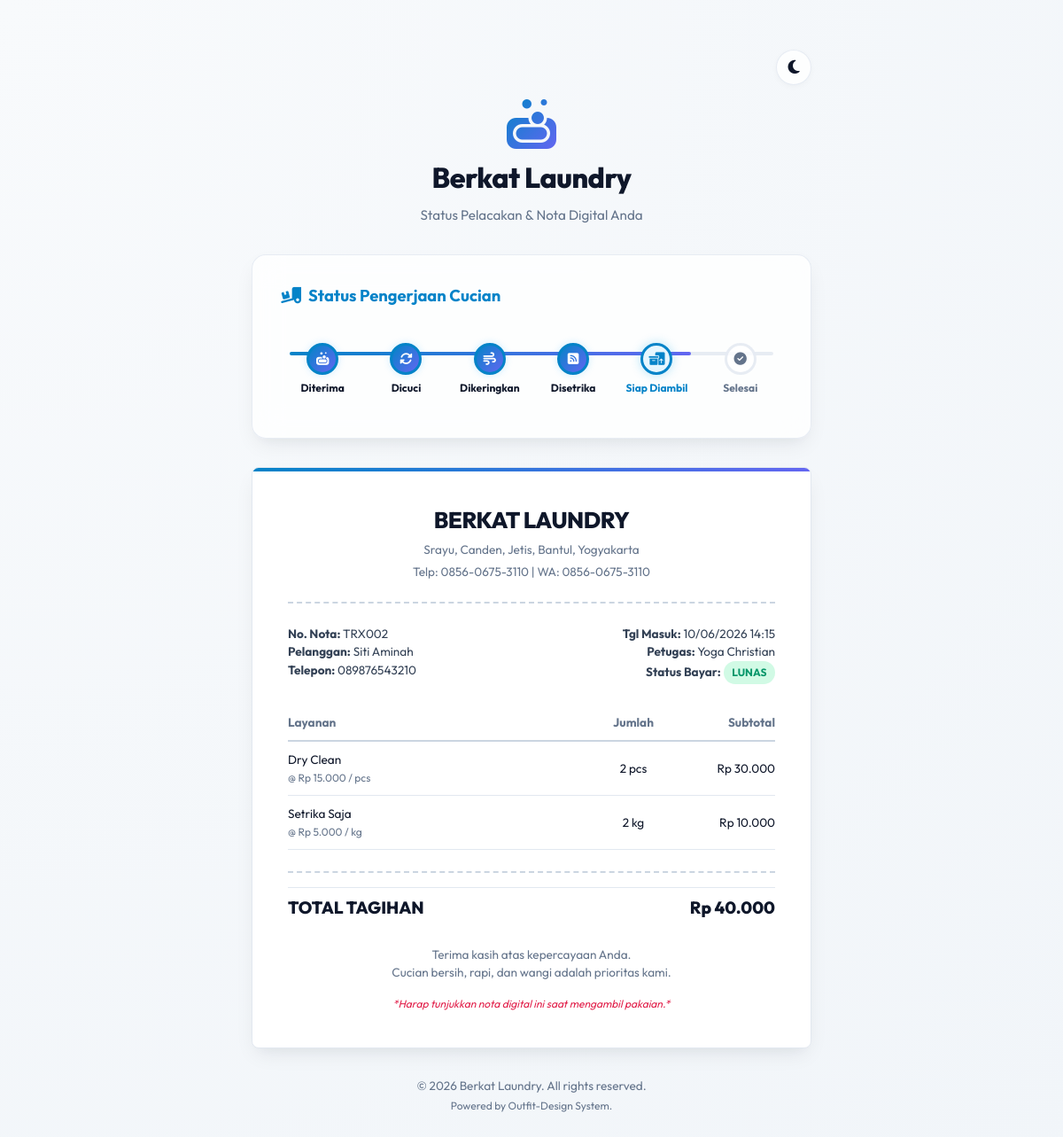
Page /nota-publik.php?code=TRX002 on the committed database.
### tables this page shows
CREATE TABLE IF NOT EXISTS `transaksi` (
    `id` INT AUTO_INCREMENT PRIMARY KEY,
    `kode_transaksi` VARCHAR(20) UNIQUE NOT NULL,
    `id_pelanggan` INT NOT NULL,
    `id_user` INT NOT NULL,
    `tgl_masuk` DATETIME NOT NULL,
    `tgl_selesai` DATETIME DEFAULT NULL,
    `total_bayar` INT DEFAULT 0,
    `status_pembayaran` ENUM('belum_bayar', 'lunas') DEFAULT 'belum_bayar',
    `status_pengambilan` ENUM('belum_diambil', 'diambil') DEFAULT 'belum_diambil',
    `status_proses` ENUM('received', 'washing', 'drying', 'ironing', 'ready', 'completed') DEFAULT 'received',
    CONSTRAINT `fk_transaksi_pelanggan` FOREIGN KEY (`id_pelanggan`) REFERENCES `pelanggan` (`id`) ON UPDATE CASCADE,
    CONSTRAINT `fk_transaksi_users` FOREIGN KEY (`id_user`) REFERENCES `users` (`id`) ON UPDATE CASCADE
);

CREATE TABLE IF NOT EXISTS `pelanggan` (
    `id` INT AUTO_INCREMENT PRIMARY KEY,
    `nama` VARCHAR(100) NOT NULL,
    `alamat` TEXT NOT NULL,
    `telepon` VARCHAR(15) NOT NULL
);

CREATE TABLE IF NOT EXISTS `users` (
    `id` INT AUTO_INCREMENT PRIMARY KEY,
    `username` VARCHAR(50) UNIQUE NOT NULL,
    `password` VARCHAR(255) NOT NULL,
    `nama` VARCHAR(100) NOT NULL,
    `role` ENUM('admin', 'karyawan') NOT NULL
);

CREATE TABLE IF NOT EXISTS `detail_transaksi` (
    `id` INT AUTO_INCREMENT PRIMARY KEY,
    `id_transaksi` INT NOT NULL,
    `id_layanan` INT NOT NULL,
    `jumlah` DECIMAL(10,2) NOT NULL,  
    `subtotal` INT NOT NULL,
    CONSTRAINT `fk_detail_transaksi_transaksi` FOREIGN KEY (`id_transaksi`) REFERENCES `transaksi` (`id`) ON DELETE CASCADE ON UPDATE CASCADE,
    CONSTRAINT `fk_detail_transaksi_layanan` FOREIGN KEY (`id_layanan`) REFERENCES `layanan` (`id`) ON UPDATE CASCADE
);

CREATE TABLE IF NOT EXISTS `layanan` (
    `id` INT AUTO_INCREMENT PRIMARY KEY,
    `nama_layanan` VARCHAR(100) NOT NULL,
    `harga` INT NOT NULL,
    `tipe_hitung` VARCHAR(20) NOT NULL,  
    `estimasi` VARCHAR(50) NOT NULL,  
    `status` ENUM('aktif', 'nonaktif') DEFAULT 'aktif'
);

### nota-publik.php (the view, shortened to what this page needs)
<?php
require_once 'config/database.php';
$code = trim($_GET['code'] ?? '');
$transaction = null;
$details = [];
$error_msg = '';
if (empty($code)) {
    $error_msg = 'Kode transaksi tidak valid atau tidak disertakan.';
} else {
    try {
        $stmt = $pdo->prepare("SELECT t.*, p.nama AS nama_pelanggan, p.alamat AS alamat_pelanggan,
                                      p.telepon AS telp_pelanggan, u.nama AS nama_petugas
                               FROM transaksi t
                               JOIN pelanggan p ON t.id_pelanggan = p.id
                               JOIN users u ON t.id_user = u.id
                               WHERE t.kode_transaksi = ?");
        $stmt->execute([$code]);
        $transaction = $stmt->fetch();
        if (!$transaction) {
            $error_msg = 'Nota transaksi dengan kode tersebut tidak ditemukan.';
        } else {
            $stmt = $pdo->prepare("SELECT dt.*, l.nama_layanan, l.harga AS harga_satuan, l.tipe_hitung
                                   FROM detail_transaksi dt
                                   JOIN layanan l ON dt.id_layanan = l.id
                                   WHERE dt.id_transaksi = ?");
            $stmt->execute([$transaction['id']]);
            $details = $stmt->fetchAll();
        }
    } catch (PDOException $e) {
        $error_msg = 'Terjadi kesalahan sistem: ' . $e->getMessage();
    }
}
function get_status_bayar_label($status) {
    return $status === 'lunas' ? 'LUNAS' : 'BELUM BAYAR';
}
$status_steps = [
    'received'  => 1,
    'washing'   => 2,
    'drying'    => 3,
    'ironing'   => 4,
    'ready'     => 5,
    'completed' => 6
];
$current_step = isset($transaction['status_proses']) ? ($status_steps[$transaction['status_proses']] ?? 1) : 0;
?>
<!DOCTYPE html>
<html lang="id">
<head>
  <link rel="stylesheet" href="https://cdnjs.cloudflare.com/ajax/libs/font-awesome/6.4.0/css/all.min.css">
  <link rel="stylesheet" href="assets/css/style.css?v=1.0.2">
</head>
<body data-theme="light">
  <div class="public-container">
    <div class="theme-switcher-box">
      <button class="theme-toggle-btn" id="theme-toggle-btn" title="Ganti Tema">
      </button>
    </div>
    <div class="public-header">
      <i class="fa-solid fa-soap"></i>
      <h1>Berkat Laundry</h1>
      <p>Status Pelacakan & Nota Digital Anda</p>
    </div>
    <?php if (!empty($error_msg)): ?>
      <div class="glass-panel" style="padding: 2.5rem; text-align: center;">
        <i class="fa-solid fa-triangle-exclamation" style="font-size: 3rem; color: var(--accent); margin-bottom: 1rem;"></i>
        <h3 style="font-size: 1.25rem; margin-bottom: 0.5rem;">Nota Tidak Ditemukan</h3>
        <p style="color: var(--text-muted); margin-bottom: 1.5rem;"><?php echo htmlspecialchars($error_msg); ?></p>
        <div style="font-size: 0.85rem; color: var(--text-muted);">
          Silakan hubungi kami di <strong>0856-0675-3110</strong> jika terdapat kekeliruan.
        </div>
      </div>
    <?php else: ?>
      <div class="glass-panel tracker-card">
        <div class="tracker-title">
          <i class="fa-solid fa-truck-ramp-box"></i>
          <span>Status Pengerjaan Cucian</span>
        </div>
        <div class="stepper">
          <div class="stepper-progress"></div>
          <div class="step <?php echo $current_step >= 1 ? ($current_step > 1 ? 'completed' : 'active') : ''; ?>">
            <div class="step-icon">
              <i class="fa-solid fa-soap"></i>
            </div>
            <div class="step-label">Diterima</div>
          </div>
          <div class="step <?php echo $current_step >= 2 ? ($current_step > 2 ? 'completed' : 'active') : ''; ?>">
            <div class="step-icon">
              <i class="fa-solid fa-rotate"></i>
            </div>
            <div class="step-label">Dicuci</div>
          </div>
          <div class="step <?php echo $current_step >= 3 ? ($current_step > 3 ? 'completed' : 'active') : ''; ?>">
            <div class="step-icon">
              <i class="fa-solid fa-wind"></i>
            </div>
            <div class="step-label">Dikeringkan</div>
          </div>
          <div class="step <?php echo $current_step >= 4 ? ($current_step > 4 ? 'completed' : 'active') : ''; ?>">
            <div class="step-icon">
              <i class="fa-solid fa-square-rss"></i>
            </div>
            <div class="step-label">Disetrika</div>
          </div>
          <div class="step <?php echo $current_step >= 5 ? ($current_step > 5 ? 'completed' : 'active') : ''; ?>">
            <div class="step-icon">
              <i class="fa-solid fa-boxes-packing"></i>
            </div>
            <div class="step-label">Siap Diambil</div>
          </div>
          <div class="step <?php echo $current_step >= 6 ? 'completed' : ''; ?>">
            <div class="step-icon">
              <i class="fa-solid fa-circle-check"></i>
            </div>
            <div class="step-label">Selesai</div>
          </div>
        </div>
      </div>
      <div class="receipt-paper">
        <div class="receipt-top">
          <h2>BERKAT LAUNDRY</h2>
          <p>Srayu, Canden, Jetis, Bantul, Yogyakarta</p>
          <p>Telp: 0856-0675-3110 | WA: 0856-0675-3110</p>
        </div>
        <div class="receipt-info-grid">
          <div>
            <strong>No. Nota:</strong> <?php echo htmlspecialchars($transaction['kode_transaksi']); ?><br>
            <strong>Pelanggan:</strong> <?php echo htmlspecialchars($transaction['nama_pelanggan']); ?><br>
            <strong>Telepon:</strong> <?php echo htmlspecialchars($transaction['telp_pelanggan']); ?>
          </div>
          <div>
            <strong>Tgl Masuk:</strong> <?php echo date('d/m/Y H:i', strtotime($transaction['tgl_masuk'])); ?><br>
            <strong>Petugas:</strong> <?php echo htmlspecialchars($transaction['nama_petugas']); ?><br>
            <strong>Status Bayar:</strong>
            <span class="badge-receipt <?php echo $transaction['status_pembayaran'] === 'lunas' ? 'badge-receipt-paid' : 'badge-receipt-unpaid'; ?>">
              <?php echo get_status_bayar_label($transaction['status_pembayaran']); ?>
            </span>
          </div>
        </div>
        <table class="table-receipt">
          <thead>
            <tr>
              <th>Layanan</th>
              <th class="center" style="width: 80px;">Jumlah</th>
              <th class="num" style="width: 120px;">Subtotal</th>
            </tr>
          </thead>
          <tbody>
            <?php foreach ($details as $item): ?>
              <tr>
                <td>
                  <?php echo htmlspecialchars($item['nama_layanan']); ?><br>
                  <span style="font-size: 0.75rem; color: #64748b;">
                    @ Rp <?php echo number_format($item['harga_satuan'], 0, ',', '.'); ?> / <?php echo htmlspecialchars($item['tipe_hitung']); ?>
                  </span>
                </td>
                <td class="center">
                  <?php echo floatval($item['jumlah']); ?> <?php echo htmlspecialchars($item['tipe_hitung']); ?>
                </td>
                <td class="num">
                  Rp <?php echo number_format($item['subtotal'], 0, ',', '.'); ?>
                </td>
              </tr>
            <?php endforeach; ?>
          </tbody>
        </table>
        <div class="receipt-bottom-summary">
          <div class="receipt-row total">
            <span>TOTAL TAGIHAN</span>
            <span>Rp <?php echo number_format($transaction['total_bayar'], 0, ',', '.'); ?></span>
          </div>
        </div>
        <div class="receipt-footer">
          <p>Terima kasih atas kepercayaan Anda.</p>
          <p>Cucian bersih, rapi, dan wangi adalah prioritas kami.</p>
          <?php if ($transaction['status_pengambilan'] !== 'diambil'): ?>
            <p style="margin-top: 1rem; font-size: 0.75rem; font-style: italic; color: #e11d48;">
              *Harap tunjukkan nota digital ini saat mengambil pakaian.*
            </p>
          <?php else: ?>
            <p style="margin-top: 1rem; font-size: 0.75rem; font-style: italic; color: #059669; font-weight: 700;">
              *Pakaian sudah diambil pada tanggal <?php echo date('d/m/Y H:i', strtotime($transaction['tgl_selesai'] ?? $transaction['tgl_masuk'])); ?>.*
            </p>
          <?php endif; ?>
        </div>
      </div>
    <?php endif; ?>
    <div class="public-footer">
      <p>&copy; <?php echo date('Y'); ?> Berkat Laundry. All rights reserved.</p>
      <p style="font-size: 0.75rem; margin-top: 0.25rem;">Powered by Outfit-Design System.</p>
    </div>
  </div>
</body>
</html>

### assets/css/style.css (style rules this page uses)
:root { --primary-hue: 201; --primary-sat: 96%; --primary-light: 40%; --primary: hsl(var(--primary-hue), var(--primary-sat), var(--primary-light)); --primary-hover: hsl(var(--primary-hue), var(--primary-sat), calc(var(--primary-light) - 8%)); --primary-soft: hsl(var(--primary-hue), var(--primary-sat), 95%); --secondary: #6366f1; --secondary-hover: #4f46e5; --accent: #f43f5e; --success: #10b981; --warning: #f59e0b; --info: #0ea5e9; --bg-app: radial-gradient(circle at top left, #f8fafc, #f1f5f9); --bg-card: rgba(255, 255, 255, 0.8); --bg-card-hover: rgba(255, 255, 255, 0.95); --border-color: rgba(226, 232, 240, 0.8); --text-main: #0f172a; --text-muted: #64748b; --text-inverse: #ffffff; --shadow-sm: 0 2px 8px -2px rgba(15, 23, 42, 0.05); --shadow-md: 0 10px 25px -5px rgba(15, 23, 42, 0.08), 0 8px 16px -6px rgba(15, 23, 42, 0.04); --shadow-lg: 0 20px 40px -15px rgba(15, 23, 42, 0.12); --shadow-glow: 0 0 20px 0 rgba(14, 165, 233, 0.25); --radius-sm: 8px; --radius-md: 16px; --radius-lg: 24px; --radius-full: 9999px; --blur: blur(16px); --transition-fast: 0.2s cubic-bezier(0.4, 0, 0.2, 1); --transition-normal: 0.3s cubic-bezier(0.4, 0, 0.2, 1); }
* { box-sizing: border-box; margin: 0; padding: 0; }
body { font-family: 'Outfit', -apple-system, BlinkMacSystemFont, "Segoe UI", Roboto, sans-serif; background: var(--bg-app); color: var(--text-main); min-height: 100vh; line-height: 1.5; transition: background var(--transition-normal), color var(--transition-normal); overflow-x: hidden; }
.glass-panel { background: var(--bg-card); backdrop-filter: var(--blur); -webkit-backdrop-filter: var(--blur); border: 1px solid var(--border-color); border-radius: var(--radius-md); box-shadow: var(--shadow-md); transition: transform var(--transition-fast), box-shadow var(--transition-fast), background var(--transition-normal), border var(--transition-normal); }
.theme-toggle-btn { background: var(--bg-card); border: 1px solid var(--border-color); color: var(--text-main); cursor: pointer; padding: 0.6rem; border-radius: var(--radius-full); display: flex; align-items: center; justify-content: center; width: 40px; height: 40px; font-size: 1.1rem; box-shadow: var(--shadow-sm); transition: all var(--transition-fast); }
table { width: 100%; border-collapse: collapse; text-align: left; }
th, td { padding: 1rem; border-bottom: 1px solid var(--border-color); font-size: 0.95rem; }
th { font-weight: 700; color: var(--text-muted); background: rgba(var(--primary-hue), var(--primary-sat), 97%); border-bottom: 2px solid var(--border-color); }
.receipt-footer { text-align: center; color: #64748b; font-size: 0.85rem; }

### rows in the picture
transaksi: kode_transaksi "TRX002", id_pelanggan.nama "Siti Aminah", id_pelanggan.telepon "089876543210", tgl_masuk "10/06/2026 14:15", id_user.nama "Yoga Christian", status_pembayaran "LUNAS", total_bayar "40.000"
detail_transaksi: id_layanan.nama_layanan "Dry Clean", id_layanan.harga "15.000", id_layanan.tipe_hitung "pcs", jumlah "2", subtotal "30.000"
detail_transaksi: id_layanan.nama_layanan "Setrika Saja", id_layanan.harga "5.000", id_layanan.tipe_hitung "kg", jumlah "2", subtotal "10.000"
